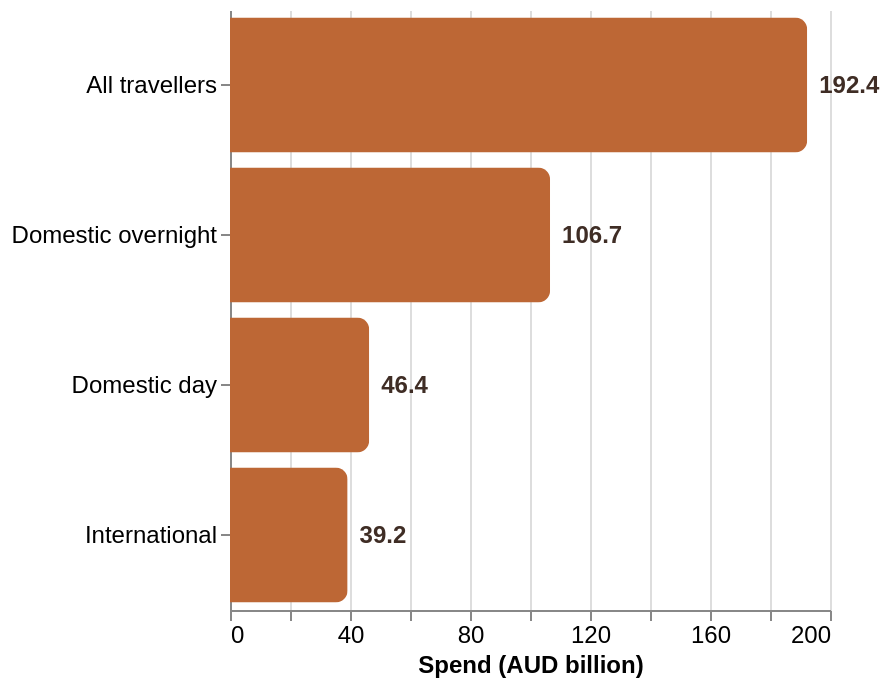

Write a Vega-Lite specification for this figure.
### Vega-Lite specification from a JSON file in a GitHub repository (floating-point values rounded to 4 significant figures)
{"$schema": "https://vega.github.io/schema/vega-lite/v5.json", "description": "Bar chart showing tourism spending by traveller type with a spending-growth slider.", "width": "container", "height": 300, "background": "transparent", "data": {"values": [{"traveller_type": "All travellers", "trips_million": 399.3, "spend_aud_billion": 192.4, "trips_yoy_percent": 6.0, "spend_yoy_percent": 7.0}, {"traveller_type": "Domestic overnight", "trips_million": 113.0, "spend_aud_billion": 106.7, "trips_yoy_percent": 0.2, "spend_yoy_percent": -1.9}, {"traveller_type": "Domestic day", "trips_million": 277.4, "spend_aud_billion": 46.4, "trips_yoy_percent": 9.0, "spend_yoy_percent": 19.0}, {"traveller_type": "International", "trips_million": 8.9, "spend_aud_billion": 39.2, "trips_yoy_percent": 8.0, "spend_yoy_percent": 19.0}]}, "params": [{"name": "min_growth", "value": -5, "bind": {"input": "range", "min": -5, "max": 20, "step": 1, "name": "Minimum spending growth (%) "}}], "transform": [{"filter": "datum.spend_yoy_percent >= min_growth"}], "layer": [{"mark": {"type": "bar", "cornerRadiusEnd": 6, "color": "#bd6735"}, "encoding": {"y": {"field": "traveller_type", "type": "nominal", "title": null, "sort": {"field": "spend_aud_billion", "order": "descending"}}, "x": {"field": "spend_aud_billion", "type": "quantitative", "title": "Spend (AUD billion)"}, "tooltip": [{"field": "traveller_type", "title": "Traveller type"}, {"field": "spend_aud_billion", "title": "Spend (AUD billion)", "format": ".1f"}, {"field": "spend_yoy_percent", "title": "Spending growth (%)", "format": ".1f"}, {"field": "trips_million", "title": "Trips (million)", "format": ".1f"}]}}, {"mark": {"type": "text", "align": "left", "baseline": "middle", "dx": 6, "fontWeight": "bold", "color": "#3f2d25"}, "encoding": {"y": {"field": "traveller_type", "type": "nominal", "sort": {"field": "spend_aud_billion", "order": "descending"}}, "x": {"field": "spend_aud_billion", "type": "quantitative"}, "text": {"field": "spend_aud_billion", "type": "quantitative", "format": ".1f"}}}], "config": {"view": {"stroke": null}, "axis": {"labelFontSize": 12, "titleFontSize": 12}, "text": {"fontSize": 12}}}
